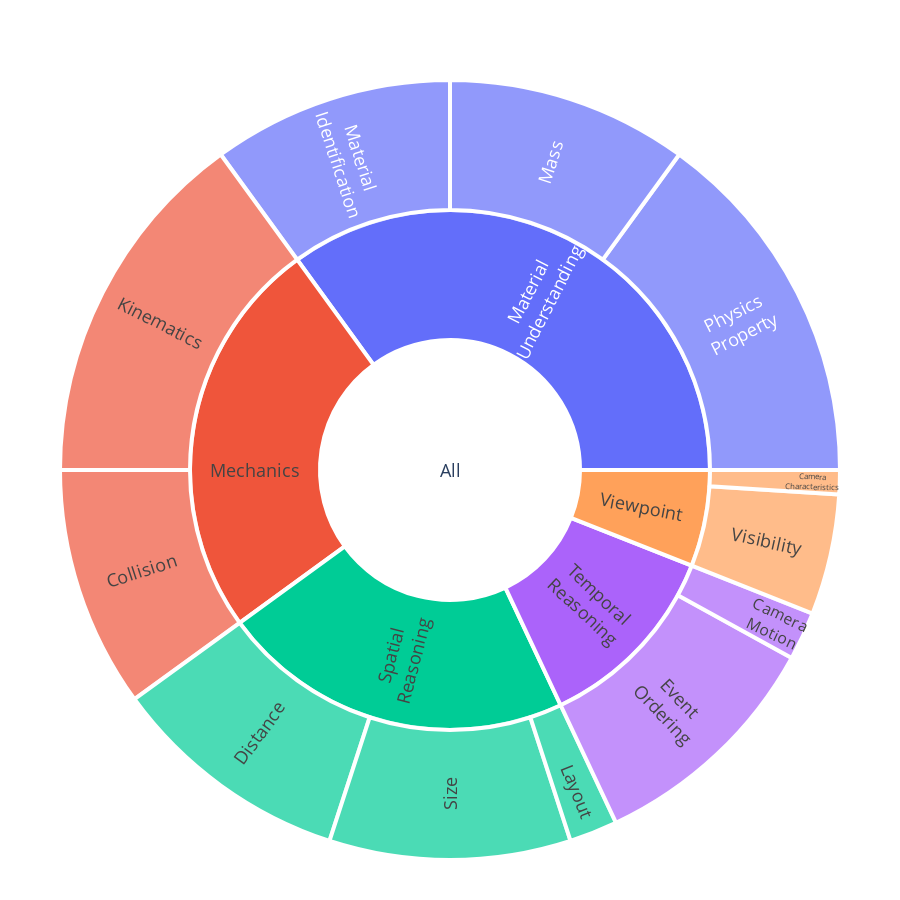

The notebook cell this image was saved under:
### Code cell
import json
import plotly.graph_objects as go

# Paths
PATH_BAL_SUB = "/data0/sebastian.cavada/compositional-physics/tiny_vqa_deterministic/answering_questions/balancing_sub_categories.json"
PATH_DATA    = "/data0/sebastian.cavada/compositional-physics/tiny_vqa_deterministic/simple_vqa.json"

# Label mappings
mapping_sub = {
    "visibility": "Visibility",
    "material_identification": "Material<br>Identification",
    "size": "Size",
    "camera_characteristics": "Camera<br>Characteristics",
    "physics_property": "Physics<br>Property",
    "kinematics": "Kinematics",
    "collision": "Collision",
    "mass": "Mass",
    "camera_motion": "Camera<br>Motion",
    "layout": "Layout",
    "distance": "Distance",
    "event_ordering": "Event<br>Ordering"
}

mapping_cat = {
    "mechanics": "Mechanics",
    "spatial_reasoning": "Spatial<br>Reasoning",
    "visual_percetion": "Visual<br>Perception",
    "temporal": "Temporal<br>Reasoning",
    "view_point": "Viewpoint",
    "material_understanding": "Material<br>Understanding"
}

with open(PATH_BAL_SUB) as f:
    balancing = json.load(f)
with open(PATH_DATA) as f:
    data = json.load(f)

labels, parents, values = ["All"], [""], [0.0]
main_totals, subs_for_main = {}, {}

for main_cat, items in data.items():
    seen = set()
    for _, props in items.items():
        if isinstance(props, dict):
            sc = props.get("sub_category")
            if sc and sc in balancing:
                seen.add(sc)
    if not seen:
        continue
    total = sum(balancing[sc] for sc in seen)
    if total <= 0:
        continue
    main_totals[main_cat] = total
    subs_for_main[main_cat] = sorted(seen)

# main categories
for main_cat, total in main_totals.items():
    labels.append(mapping_cat.get(main_cat, main_cat))
    parents.append("All")
    values.append(total)

# subcategories
for main_cat, sc_list in subs_for_main.items():
    parent_label = mapping_cat.get(main_cat, main_cat)
    for sc in sc_list:
        labels.append(mapping_sub.get(sc, sc))
        parents.append(parent_label)
        values.append(balancing[sc])

values[0] = sum(main_totals.values())

# build chart
fig = go.Figure(go.Sunburst(
    labels=labels,
    parents=parents,
    values=values,
    branchvalues="total",
    insidetextorientation="radial",
    maxdepth=3,
    textfont=dict(size=16),        # larger font
    marker=dict(line=dict(color="white", width=2))  # thicker divisions
))

fig.update_layout(
    width=900,
    height=900,
    margin=dict(t=80, l=40, r=40, b=40)
)
fig.update_traces(
    textfont=dict(size=18),
    marker=dict(line=dict(color="white", width=4))  # thicker boundaries
)

fig.show()

### Figure 1 — Plotly figure (JSON) as saved in the notebook; plotly's stock layout.template omitted (floating-point values rounded to 4 significant figures)
{"data": [{"branchvalues": "total", "insidetextorientation": "radial", "labels": ["All", "Spatial<br>Reasoning", "Mechanics", "Material<br>Understanding", "Viewpoint", "Temporal<br>Reasoning", "Distance", "Layout", "Size", "Collision", "Kinematics", "Mass", "Material<br>Identification", "Physics<br>Property", "Camera<br>Characteristics", "Visibility", "Camera<br>Motion", "Event<br>Ordering"], "marker": {"line": {"color": "white", "width": 4}}, "maxdepth": 3, "parents": ["", "All", "All", "All", "All", "All", "Spatial<br>Reasoning", "Spatial<br>Reasoning", "Spatial<br>Reasoning", "Mechanics", "Mechanics", "Material<br>Understanding", "Material<br>Understanding", "Material<br>Understanding", "Viewpoint", "Viewpoint", "Temporal<br>Reasoning", "Temporal<br>Reasoning"], "textfont": {"size": 18}, "type": "sunburst", "values": [1, 0.22, 0.25, 0.35, 0.06, 0.12, 0.1, 0.02, 0.1, 0.1, 0.15, 0.1, 0.1, 0.15, 0.01, 0.05, 0.02, 0.1]}], "layout": {"height": 900, "margin": {"b": 40, "l": 40, "r": 40, "t": 80}, "width": 900}}
